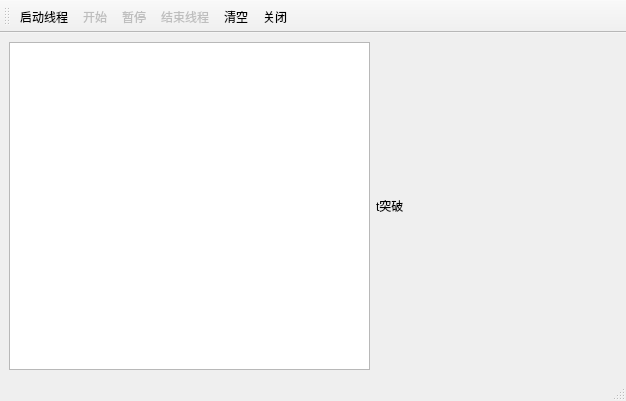
<?xml version="1.0" encoding="UTF-8"?>
<ui version="4.0">
 <class>MainWindow</class>
 <widget class="QMainWindow" name="MainWindow">
  <property name="geometry">
   <rect>
    <x>0</x>
    <y>0</y>
    <width>626</width>
    <height>401</height>
   </rect>
  </property>
  <property name="windowTitle">
   <string>MainWindow</string>
  </property>
  <property name="toolButtonStyle">
   <enum>Qt::ToolButtonStyle::ToolButtonTextOnly</enum>
  </property>
  <widget class="QWidget" name="centralwidget">
   <layout class="QHBoxLayout" name="horizontalLayout_2">
    <item>
     <layout class="QHBoxLayout" name="horizontalLayout" stretch="6,4">
      <item>
       <widget class="QTextEdit" name="textEdit"/>
      </item>
      <item>
       <widget class="QLabel" name="label">
        <property name="text">
         <string>t突破</string>
        </property>
       </widget>
      </item>
     </layout>
    </item>
   </layout>
  </widget>
  <widget class="QStatusBar" name="statusbar"/>
  <widget class="QToolBar" name="toolBar">
   <property name="windowTitle">
    <string>toolBar</string>
   </property>
   <property name="iconSize">
    <size>
     <width>40</width>
     <height>40</height>
    </size>
   </property>
   <property name="toolButtonStyle">
    <enum>Qt::ToolButtonStyle::ToolButtonTextBesideIcon</enum>
   </property>
   <attribute name="toolBarArea">
    <enum>TopToolBarArea</enum>
   </attribute>
   <attribute name="toolBarBreak">
    <bool>false</bool>
   </attribute>
   <addaction name="action_1"/>
   <addaction name="action_2"/>
   <addaction name="action_3"/>
   <addaction name="action_4"/>
   <addaction name="action_5"/>
   <addaction name="action_6"/>
  </widget>
  <action name="action_1">
   <property name="icon">
    <iconset theme="QIcon::ThemeIcon::MediaRecord"/>
   </property>
   <property name="text">
    <string>启动线程</string>
   </property>
   <property name="toolTip">
    <string>占用一个子线程</string>
   </property>
   <property name="menuRole">
    <enum>QAction::MenuRole::NoRole</enum>
   </property>
  </action>
  <action name="action_2">
   <property name="enabled">
    <bool>false</bool>
   </property>
   <property name="icon">
    <iconset theme="QIcon::ThemeIcon::MediaPlaybackPause"/>
   </property>
   <property name="text">
    <string>开始</string>
   </property>
   <property name="toolTip">
    <string>获取随机数</string>
   </property>
   <property name="menuRole">
    <enum>QAction::MenuRole::NoRole</enum>
   </property>
  </action>
  <action name="action_3">
   <property name="enabled">
    <bool>false</bool>
   </property>
   <property name="icon">
    <iconset theme="QIcon::ThemeIcon::MediaPlaybackStart"/>
   </property>
   <property name="text">
    <string>暂停</string>
   </property>
   <property name="toolTip">
    <string>暂停获取随即数字</string>
   </property>
   <property name="menuRole">
    <enum>QAction::MenuRole::NoRole</enum>
   </property>
  </action>
  <action name="action_4">
   <property name="enabled">
    <bool>false</bool>
   </property>
   <property name="icon">
    <iconset theme="QIcon::ThemeIcon::MediaPlaybackStop"/>
   </property>
   <property name="text">
    <string>结束线程</string>
   </property>
   <property name="toolTip">
    <string>释放一个子线程</string>
   </property>
   <property name="menuRole">
    <enum>QAction::MenuRole::NoRole</enum>
   </property>
  </action>
  <action name="action_5">
   <property name="icon">
    <iconset theme="QIcon::ThemeIcon::EditDelete"/>
   </property>
   <property name="text">
    <string>清空</string>
   </property>
   <property name="toolTip">
    <string>清空文本所有内容</string>
   </property>
   <property name="menuRole">
    <enum>QAction::MenuRole::NoRole</enum>
   </property>
  </action>
  <action name="action_6">
   <property name="icon">
    <iconset theme="QIcon::ThemeIcon::ApplicationExit"/>
   </property>
   <property name="text">
    <string>关闭</string>
   </property>
   <property name="toolTip">
    <string>退出程序</string>
   </property>
   <property name="menuRole">
    <enum>QAction::MenuRole::NoRole</enum>
   </property>
  </action>
 </widget>
 <resources/>
 <connections>
  <connection>
   <sender>action_5</sender>
   <signal>triggered()</signal>
   <receiver>textEdit</receiver>
   <slot>clear()</slot>
   <hints>
    <hint type="sourcelabel">
     <x>-1</x>
     <y>-1</y>
    </hint>
    <hint type="destinationlabel">
     <x>189</x>
     <y>215</y>
    </hint>
   </hints>
  </connection>
  <connection>
   <sender>action_6</sender>
   <signal>triggered()</signal>
   <receiver>MainWindow</receiver>
   <slot>close()</slot>
   <hints>
    <hint type="sourcelabel">
     <x>-1</x>
     <y>-1</y>
    </hint>
    <hint type="destinationlabel">
     <x>312</x>
     <y>200</y>
    </hint>
   </hints>
  </connection>
 </connections>
</ui>
